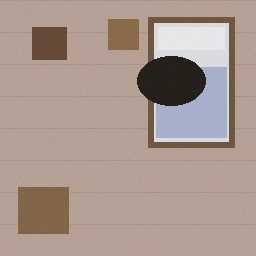
#> input picture story/data/care/anomaly/test/blocked/000.png, 256 x 256 px
$ python -i vision.py   (imports and definitions only)
#> lines starting #> are read from the running program, lines starting #| are printed output that depends on the picture; after the words box and inside, x2 and y2 are one past the last pixel; in counts of white or black regions, pixels touching at a corner belong together
"""影像 AI 課進度存檔 v05：更強的偵測器，裝到現場。

執行（在這個資料夾裡）：
    LINE=factory python vision.py     # 工廠線：螺帽瑕疵、彎腰搬重物
    LINE=care python vision.py        # 健康線：寢室畫面異常、跌倒
"""
import json
import os
from pathlib import Path

# [1 line not run here, left out]

import cv2
import numpy as np
import pandas as pd

LINE = os.getenv("LINE", "factory")
HERE = Path(__file__).resolve().parent
STORY = HERE.parent
# [1 line that did not run here, left out]
DATA = STORY / "data" / LINE
ANOMALY = DATA / "anomaly"
NEW_EVENT = {"factory": "defect_detected", "care": "room_anomaly"}[LINE]


def image_paths(split, kind="*"):
    return sorted((ANOMALY / split).glob(f"{kind}/*.png"))


# [11 lines left out: functions test_set, mask_of, not called in this run]


def clahe(gray, clip=2.0, grid=8):
    """CLAHE：每一小區自己做直方圖等化，對比不准拉超過 clip。"""
    return cv2.createCLAHE(clipLimit=clip, tileGridSize=(grid, grid)).apply(gray)


# [4 lines left out: function contrast, not called in this run]


def denoise(gray, h=10):
    return cv2.fastNlMeansDenoising(gray, None, h=h, templateWindowSize=7, searchWindowSize=21)


# [24 lines left out: functions sharpen, main_axis_angle, rotate, best_rotation, not called in this run]


def edge_density(gray, low=50, high=150):
    """Canny 邊緣占整張圖的比例。"""
    return float((cv2.Canny(gray, low, high) > 0).mean())


def shape_stats(gray):
    """最大前景輪廓的面積、周長、圓度（4π×面積÷周長²，正圓是 1）。"""
    _, fg = cv2.threshold(gray, 0, 255, cv2.THRESH_BINARY + cv2.THRESH_OTSU)
    contours, _ = cv2.findContours(fg, cv2.RETR_EXTERNAL, cv2.CHAIN_APPROX_SIMPLE)
    c = max(contours, key=cv2.contourArea)
    area, perim = cv2.contourArea(c), cv2.arcLength(c, True)
    circles = cv2.HoughCircles(cv2.medianBlur(gray, 5), cv2.HOUGH_GRADIENT, dp=1.2, minDist=100,
                               param1=100, param2=30, minRadius=10, maxRadius=60)
    hole = float(circles[0, 0, 2]) if circles is not None else 0.0
    return {"area": area, "perimeter": perim, "circularity": 4 * np.pi * area / perim ** 2, "hole_radius": hole}


# [5 lines left out: function main, not called in this run]


# [2 lines not run here, left out]

>>> import cv2
>>> picture = cv2.imread('../data/care/anomaly/test/blocked/000.png', cv2.IMREAD_GRAYSCALE)
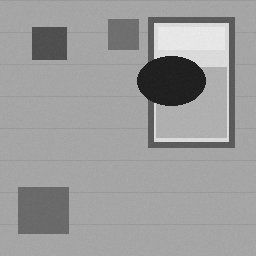
#> picture: shape (256, 256); min 27, max 237, mean 155.9
>>> result = shape_stats(picture)
#> in shape_stats, `_, fg = cv2.threshold(gray, 0, 255, cv2.THRESH_BINARY + cv2.THRESH_OTSU)`:
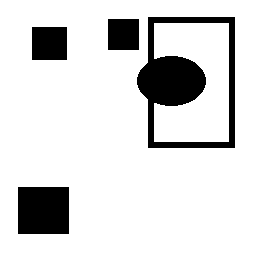
#> fg: shape (256, 256); 85.6% white; 4 black regions, box (x1, y1, x2, y2) and area: (137, 17, 235, 148) 4926, (18, 187, 69, 234) 2397, (32, 27, 67, 60) 1155, (108, 19, 139, 50) 961
#> in shape_stats, `contours, _ = cv2.findContours(fg, cv2.RETR_EXTERNAL, cv2.CHAIN_APPROX..`: contours = [[[0, 0], [0, 255], [255, 255], [255, 0]]]
#> in shape_stats, `c = max(contours, key=cv2.contourArea)`: c = [[0, 0], [0, 255], [255, 255], [255, 0]]
#> in shape_stats, `area, perim = cv2.contourArea(c), cv2.arcLength(c, True)`: area = 65025; perim = 1020
#> in shape_stats, `circles = cv2.HoughCircles(cv2.medianBlur(gray, 5), cv2.HOUGH_GRADIENT..`: circles = None
#> in shape_stats, `hole = float(circles[0, 0, 2]) if circles is not None else 0.0`: hole = 0
#> result = {'area': 65025, 'perimeter': 1020, 'circularity': 0.785, 'hole_radius': 0}

$ run again, on story/data/care/anomaly/test/fallen/001.png
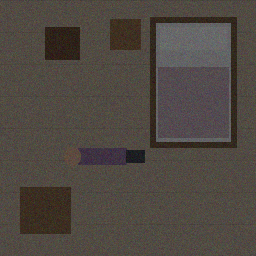
#> input picture story/data/care/anomaly/test/fallen/001.png, 256 x 256 px
#> `picture = cv2.imread('../data/care/anomaly/test/blocked/000.png', cv2...`:
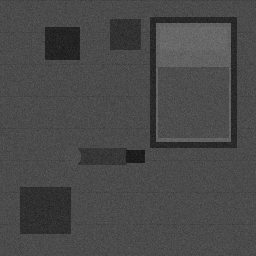
#> picture: shape (256, 256); min 17, max 121, mean 72.9
#> in shape_stats, `_, fg = cv2.threshold(gray, 0, 255, cv2.THRESH_BINARY + cv2.THRESH_OTSU)`:
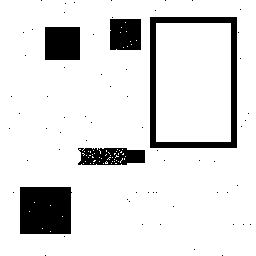
#> fg: shape (256, 256); 87.9% white; 66 black regions (61 under 20 px)
#> contours = 1 contour; box (x1, y1, x2, y2) and area: (0, 0, 256, 256) 65019
#> c = contour of 22 points, box (x1, y1, x2, y2) (0, 0, 256, 256), area 65019
#> area = 65019; perim = 1025
#> circles = None
#> hole = 0
#> result = {'area': 65019, 'perimeter': 1025, 'circularity': 0.778, 'hole_radius': 0}

$ run again, on story/data/care/anomaly/test/good/000.png
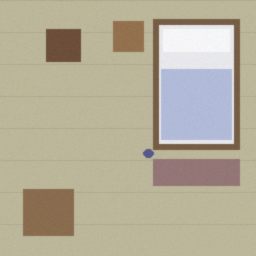
#> input picture story/data/care/anomaly/test/good/000.png, 256 x 256 px
#> `picture = cv2.imread('../data/care/anomaly/test/blocked/000.png', cv2...`:
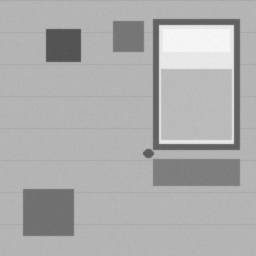
#> picture: shape (256, 256); min 80, max 249, mean 173.3
#> in shape_stats, `_, fg = cv2.threshold(gray, 0, 255, cv2.THRESH_BINARY + cv2.THRESH_OTSU)`:
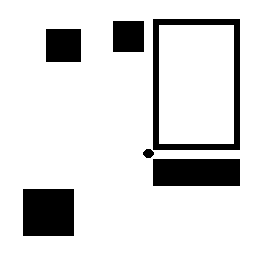
#> fg: shape (256, 256); 85.6% white; 6 black regions, box (x1, y1, x2, y2) and area: (153, 19, 240, 150) 2472, (23, 189, 74, 236) 2397, (153, 159, 240, 186) 2349, (46, 29, 81, 62) 1155, (113, 21, 144, 52) 961, (143, 149, 154, 158) 75
#> contours = [[[0, 0], [0, 255], [255, 255], [255, 0]]]
#> c = [[0, 0], [0, 255], [255, 255], [255, 0]]
#> area = 65025; perim = 1020
#> circles = [[210.6, 120.6, 29.68]]
#> hole = 29.68
#> result = {'area': 65025, 'perimeter': 1020, 'circularity': 0.785, 'hole_radius': 29.68}
